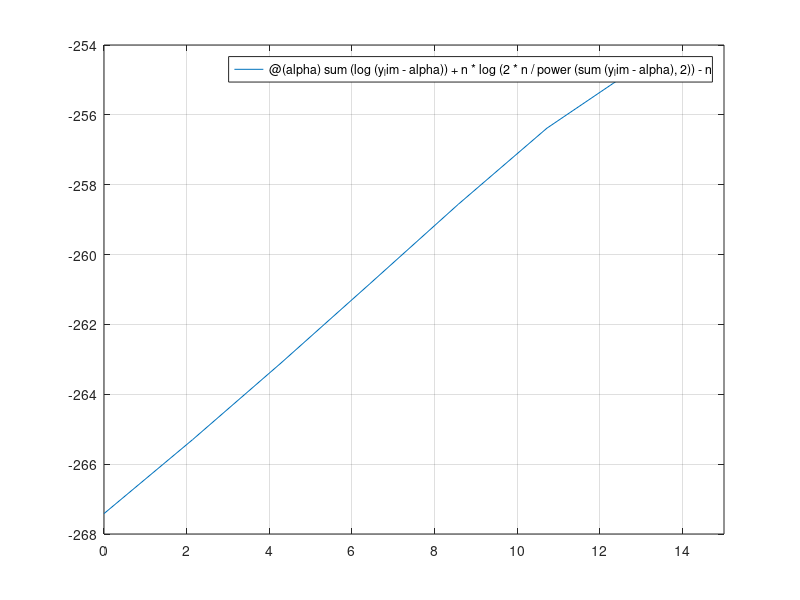

Write the MATLAB code that produced this figure. (Note: this script raises an error after producing the figure.)
clear all
close all 
clc
%% ex.2 point f
y_lim = [15:50];
n = size(y_lim, 2);

%plot of the function 
fplot(@(alpha) sum(log(y_lim-alpha)) + n * log(2*n/power(sum(y_lim-alpha), 2))- n, [0 min(y_lim)])
grid on 

%plot of the derivative
figure
fplot(@(alpha) -sum(1./(y_lim-alpha)) + 2*n * (sum(y_lim-alpha))/(sum(power(y_lim-alpha, 2))), [0 min(y_lim)])
grid on

%% computing the optimal value of alpha based on the function

[alpha_hat, sigma_hat] = findOptimal(y_lim)

%% Iterative algorithm to compute the zero of the derivative
